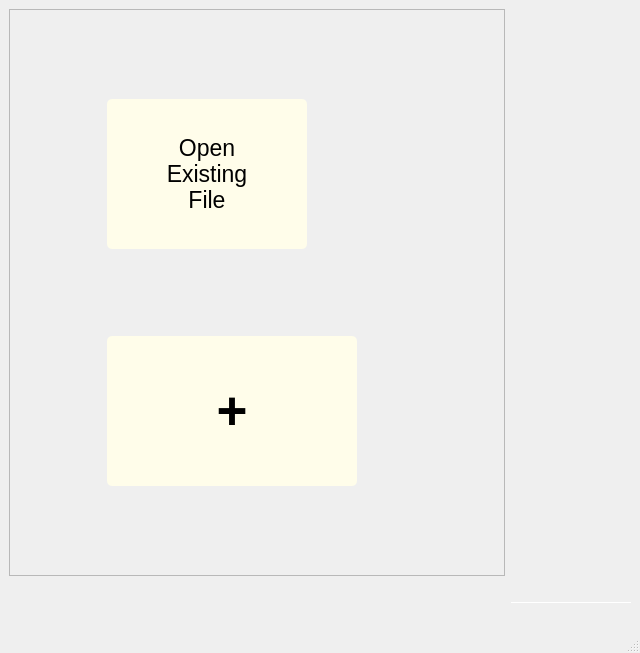
<?xml version="1.0" encoding="UTF-8"?>
<ui version="4.0">
 <class>MainWindow</class>
 <widget class="QMainWindow" name="MainWindow">
  <property name="geometry">
   <rect>
    <x>0</x>
    <y>0</y>
    <width>640</width>
    <height>653</height>
   </rect>
  </property>
  <property name="font">
   <font>
    <strikeout>false</strikeout>
   </font>
  </property>
  <property name="windowTitle">
   <string>MainWindow</string>
  </property>
  <property name="windowIcon">
   <iconset resource="../app_resources.qrc">
    <normaloff>:/images/GenBBS Logo.png</normaloff>:/images/GenBBS Logo.png</iconset>
  </property>
  <widget class="QWidget" name="centralwidget">
   <property name="sizePolicy">
    <sizepolicy hsizetype="Minimum" vsizetype="Minimum">
     <horstretch>0</horstretch>
     <verstretch>0</verstretch>
    </sizepolicy>
   </property>
   <layout class="QGridLayout" name="gridLayout_2">
    <property name="sizeConstraint">
     <enum>QLayout::SizeConstraint::SetMaximumSize</enum>
    </property>
    <item row="1" column="1">
     <widget class="QLabel" name="genBBSLogo">
      <property name="enabled">
       <bool>true</bool>
      </property>
      <property name="sizePolicy">
       <sizepolicy hsizetype="Maximum" vsizetype="Maximum">
        <horstretch>0</horstretch>
        <verstretch>0</verstretch>
       </sizepolicy>
      </property>
      <property name="minimumSize">
       <size>
        <width>120</width>
        <height>40</height>
       </size>
      </property>
      <property name="maximumSize">
       <size>
        <width>120</width>
        <height>120</height>
       </size>
      </property>
      <property name="palette">
       <palette>
        <active>
         <colorrole role="WindowText">
          <brush brushstyle="SolidPattern">
           <color alpha="255">
            <red>255</red>
            <green>255</green>
            <blue>255</blue>
           </color>
          </brush>
         </colorrole>
         <colorrole role="Button">
          <brush brushstyle="SolidPattern">
           <color alpha="255">
            <red>170</red>
            <green>0</green>
            <blue>0</blue>
           </color>
          </brush>
         </colorrole>
         <colorrole role="Light">
          <brush brushstyle="SolidPattern">
           <color alpha="255">
            <red>255</red>
            <green>0</green>
            <blue>0</blue>
           </color>
          </brush>
         </colorrole>
         <colorrole role="Midlight">
          <brush brushstyle="SolidPattern">
           <color alpha="255">
            <red>212</red>
            <green>0</green>
            <blue>0</blue>
           </color>
          </brush>
         </colorrole>
         <colorrole role="Dark">
          <brush brushstyle="SolidPattern">
           <color alpha="255">
            <red>85</red>
            <green>0</green>
            <blue>0</blue>
           </color>
          </brush>
         </colorrole>
         <colorrole role="Mid">
          <brush brushstyle="SolidPattern">
           <color alpha="255">
            <red>113</red>
            <green>0</green>
            <blue>0</blue>
           </color>
          </brush>
         </colorrole>
         <colorrole role="Text">
          <brush brushstyle="SolidPattern">
           <color alpha="255">
            <red>255</red>
            <green>255</green>
            <blue>255</blue>
           </color>
          </brush>
         </colorrole>
         <colorrole role="BrightText">
          <brush brushstyle="SolidPattern">
           <color alpha="255">
            <red>255</red>
            <green>255</green>
            <blue>255</blue>
           </color>
          </brush>
         </colorrole>
         <colorrole role="ButtonText">
          <brush brushstyle="SolidPattern">
           <color alpha="255">
            <red>255</red>
            <green>255</green>
            <blue>255</blue>
           </color>
          </brush>
         </colorrole>
         <colorrole role="Base">
          <brush brushstyle="SolidPattern">
           <color alpha="255">
            <red>170</red>
            <green>0</green>
            <blue>0</blue>
           </color>
          </brush>
         </colorrole>
         <colorrole role="Window">
          <brush brushstyle="SolidPattern">
           <color alpha="255">
            <red>170</red>
            <green>0</green>
            <blue>0</blue>
           </color>
          </brush>
         </colorrole>
         <colorrole role="Shadow">
          <brush brushstyle="SolidPattern">
           <color alpha="255">
            <red>0</red>
            <green>0</green>
            <blue>0</blue>
           </color>
          </brush>
         </colorrole>
         <colorrole role="AlternateBase">
          <brush brushstyle="SolidPattern">
           <color alpha="255">
            <red>212</red>
            <green>127</green>
            <blue>127</blue>
           </color>
          </brush>
         </colorrole>
         <colorrole role="ToolTipBase">
          <brush brushstyle="SolidPattern">
           <color alpha="255">
            <red>255</red>
            <green>255</green>
            <blue>220</blue>
           </color>
          </brush>
         </colorrole>
         <colorrole role="ToolTipText">
          <brush brushstyle="SolidPattern">
           <color alpha="255">
            <red>0</red>
            <green>0</green>
            <blue>0</blue>
           </color>
          </brush>
         </colorrole>
         <colorrole role="PlaceholderText">
          <brush brushstyle="SolidPattern">
           <color alpha="127">
            <red>0</red>
            <green>0</green>
            <blue>0</blue>
           </color>
          </brush>
         </colorrole>
         <colorrole role="Accent">
          <brush brushstyle="SolidPattern">
           <color alpha="255">
            <red>255</red>
            <green>255</green>
            <blue>255</blue>
           </color>
          </brush>
         </colorrole>
        </active>
        <inactive>
         <colorrole role="WindowText">
          <brush brushstyle="SolidPattern">
           <color alpha="255">
            <red>255</red>
            <green>255</green>
            <blue>255</blue>
           </color>
          </brush>
         </colorrole>
         <colorrole role="Button">
          <brush brushstyle="SolidPattern">
           <color alpha="255">
            <red>170</red>
            <green>0</green>
            <blue>0</blue>
           </color>
          </brush>
         </colorrole>
         <colorrole role="Light">
          <brush brushstyle="SolidPattern">
           <color alpha="255">
            <red>255</red>
            <green>0</green>
            <blue>0</blue>
           </color>
          </brush>
         </colorrole>
         <colorrole role="Midlight">
          <brush brushstyle="SolidPattern">
           <color alpha="255">
            <red>212</red>
            <green>0</green>
            <blue>0</blue>
           </color>
          </brush>
         </colorrole>
         <colorrole role="Dark">
          <brush brushstyle="SolidPattern">
           <color alpha="255">
            <red>85</red>
            <green>0</green>
            <blue>0</blue>
           </color>
          </brush>
         </colorrole>
         <colorrole role="Mid">
          <brush brushstyle="SolidPattern">
           <color alpha="255">
            <red>113</red>
            <green>0</green>
            <blue>0</blue>
           </color>
          </brush>
         </colorrole>
         <colorrole role="Text">
          <brush brushstyle="SolidPattern">
           <color alpha="255">
            <red>255</red>
            <green>255</green>
            <blue>255</blue>
           </color>
          </brush>
         </colorrole>
         <colorrole role="BrightText">
          <brush brushstyle="SolidPattern">
           <color alpha="255">
            <red>255</red>
            <green>255</green>
            <blue>255</blue>
           </color>
          </brush>
         </colorrole>
         <colorrole role="ButtonText">
          <brush brushstyle="SolidPattern">
           <color alpha="255">
            <red>255</red>
            <green>255</green>
            <blue>255</blue>
           </color>
          </brush>
         </colorrole>
         <colorrole role="Base">
          <brush brushstyle="SolidPattern">
           <color alpha="255">
            <red>170</red>
            <green>0</green>
            <blue>0</blue>
           </color>
          </brush>
         </colorrole>
         <colorrole role="Window">
          <brush brushstyle="SolidPattern">
           <color alpha="255">
            <red>170</red>
            <green>0</green>
            <blue>0</blue>
           </color>
          </brush>
         </colorrole>
         <colorrole role="Shadow">
          <brush brushstyle="SolidPattern">
           <color alpha="255">
            <red>0</red>
            <green>0</green>
            <blue>0</blue>
           </color>
          </brush>
         </colorrole>
         <colorrole role="AlternateBase">
          <brush brushstyle="SolidPattern">
           <color alpha="255">
            <red>212</red>
            <green>127</green>
            <blue>127</blue>
           </color>
          </brush>
         </colorrole>
         <colorrole role="ToolTipBase">
          <brush brushstyle="SolidPattern">
           <color alpha="255">
            <red>255</red>
            <green>255</green>
            <blue>220</blue>
           </color>
          </brush>
         </colorrole>
         <colorrole role="ToolTipText">
          <brush brushstyle="SolidPattern">
           <color alpha="255">
            <red>0</red>
            <green>0</green>
            <blue>0</blue>
           </color>
          </brush>
         </colorrole>
         <colorrole role="PlaceholderText">
          <brush brushstyle="SolidPattern">
           <color alpha="127">
            <red>0</red>
            <green>0</green>
            <blue>0</blue>
           </color>
          </brush>
         </colorrole>
         <colorrole role="Accent">
          <brush brushstyle="SolidPattern">
           <color alpha="255">
            <red>255</red>
            <green>255</green>
            <blue>255</blue>
           </color>
          </brush>
         </colorrole>
        </inactive>
        <disabled>
         <colorrole role="WindowText">
          <brush brushstyle="SolidPattern">
           <color alpha="255">
            <red>85</red>
            <green>0</green>
            <blue>0</blue>
           </color>
          </brush>
         </colorrole>
         <colorrole role="Button">
          <brush brushstyle="SolidPattern">
           <color alpha="255">
            <red>170</red>
            <green>0</green>
            <blue>0</blue>
           </color>
          </brush>
         </colorrole>
         <colorrole role="Light">
          <brush brushstyle="SolidPattern">
           <color alpha="255">
            <red>255</red>
            <green>0</green>
            <blue>0</blue>
           </color>
          </brush>
         </colorrole>
         <colorrole role="Midlight">
          <brush brushstyle="SolidPattern">
           <color alpha="255">
            <red>212</red>
            <green>0</green>
            <blue>0</blue>
           </color>
          </brush>
         </colorrole>
         <colorrole role="Dark">
          <brush brushstyle="SolidPattern">
           <color alpha="255">
            <red>85</red>
            <green>0</green>
            <blue>0</blue>
           </color>
          </brush>
         </colorrole>
         <colorrole role="Mid">
          <brush brushstyle="SolidPattern">
           <color alpha="255">
            <red>113</red>
            <green>0</green>
            <blue>0</blue>
           </color>
          </brush>
         </colorrole>
         <colorrole role="Text">
          <brush brushstyle="SolidPattern">
           <color alpha="255">
            <red>85</red>
            <green>0</green>
            <blue>0</blue>
           </color>
          </brush>
         </colorrole>
         <colorrole role="BrightText">
          <brush brushstyle="SolidPattern">
           <color alpha="255">
            <red>255</red>
            <green>255</green>
            <blue>255</blue>
           </color>
          </brush>
         </colorrole>
         <colorrole role="ButtonText">
          <brush brushstyle="SolidPattern">
           <color alpha="255">
            <red>85</red>
            <green>0</green>
            <blue>0</blue>
           </color>
          </brush>
         </colorrole>
         <colorrole role="Base">
          <brush brushstyle="SolidPattern">
           <color alpha="255">
            <red>170</red>
            <green>0</green>
            <blue>0</blue>
           </color>
          </brush>
         </colorrole>
         <colorrole role="Window">
          <brush brushstyle="SolidPattern">
           <color alpha="255">
            <red>170</red>
            <green>0</green>
            <blue>0</blue>
           </color>
          </brush>
         </colorrole>
         <colorrole role="Shadow">
          <brush brushstyle="SolidPattern">
           <color alpha="255">
            <red>0</red>
            <green>0</green>
            <blue>0</blue>
           </color>
          </brush>
         </colorrole>
         <colorrole role="AlternateBase">
          <brush brushstyle="SolidPattern">
           <color alpha="255">
            <red>170</red>
            <green>0</green>
            <blue>0</blue>
           </color>
          </brush>
         </colorrole>
         <colorrole role="ToolTipBase">
          <brush brushstyle="SolidPattern">
           <color alpha="255">
            <red>255</red>
            <green>255</green>
            <blue>220</blue>
           </color>
          </brush>
         </colorrole>
         <colorrole role="ToolTipText">
          <brush brushstyle="SolidPattern">
           <color alpha="255">
            <red>0</red>
            <green>0</green>
            <blue>0</blue>
           </color>
          </brush>
         </colorrole>
         <colorrole role="PlaceholderText">
          <brush brushstyle="SolidPattern">
           <color alpha="127">
            <red>85</red>
            <green>0</green>
            <blue>0</blue>
           </color>
          </brush>
         </colorrole>
         <colorrole role="Accent">
          <brush brushstyle="SolidPattern">
           <color alpha="255">
            <red>221</red>
            <green>0</green>
            <blue>0</blue>
           </color>
          </brush>
         </colorrole>
        </disabled>
       </palette>
      </property>
      <property name="font">
       <font>
        <family>Bernard MT</family>
        <pointsize>18</pointsize>
        <underline>false</underline>
        <strikeout>false</strikeout>
        <stylestrategy>PreferDefault</stylestrategy>
        <kerning>true</kerning>
       </font>
      </property>
      <property name="autoFillBackground">
       <bool>false</bool>
      </property>
      <property name="styleSheet">
       <string notr="true"/>
      </property>
      <property name="frameShape">
       <enum>QFrame::Shape::HLine</enum>
      </property>
      <property name="text">
       <string/>
      </property>
      <property name="textFormat">
       <enum>Qt::TextFormat::MarkdownText</enum>
      </property>
      <property name="pixmap">
       <pixmap resource="../app_resources.qrc">:/images/GenBBS Logo.png</pixmap>
      </property>
      <property name="scaledContents">
       <bool>true</bool>
      </property>
      <property name="alignment">
       <set>Qt::AlignmentFlag::AlignCenter</set>
      </property>
      <property name="textInteractionFlags">
       <set>Qt::TextInteractionFlag::NoTextInteraction</set>
      </property>
     </widget>
    </item>
    <item row="0" column="0">
     <layout class="QGridLayout" name="gridLayout" columnstretch="0" rowminimumheight="0">
      <item row="0" column="0">
       <widget class="QFrame" name="welcomeFrame">
        <property name="autoFillBackground">
         <bool>false</bool>
        </property>
        <property name="styleSheet">
         <string notr="true">#welcomeFrame {
	
	background-image: url(:/images/Reinf_Backdrop.jpeg);
    background-repeat: no-repeat;
    background-position: center;
    background-attachment: fixed;
}

QPushButton {
background-color :rgb(255, 253, 234);
border-radius: 5px;
color: black;
}

QPushButton:hover {
    background-color: rgb(229, 224, 174);
    color: white;
    border: 3pt solid rgb(170, 0, 0);
    border-radius: 6px;
}

</string>
        </property>
        <property name="frameShape">
         <enum>QFrame::Shape::StyledPanel</enum>
        </property>
        <property name="frameShadow">
         <enum>QFrame::Shadow::Raised</enum>
        </property>
        <layout class="QGridLayout" name="gridLayout_3">
         <property name="leftMargin">
          <number>50</number>
         </property>
         <property name="rightMargin">
          <number>100</number>
         </property>
         <item row="0" column="1">
          <spacer name="vSpacer0_1">
           <property name="orientation">
            <enum>Qt::Orientation::Vertical</enum>
           </property>
           <property name="sizeHint" stdset="0">
            <size>
             <width>20</width>
             <height>40</height>
            </size>
           </property>
          </spacer>
         </item>
         <item row="3" column="2">
          <spacer name="hSpacer0_2">
           <property name="orientation">
            <enum>Qt::Orientation::Horizontal</enum>
           </property>
           <property name="sizeHint" stdset="0">
            <size>
             <width>40</width>
             <height>20</height>
            </size>
           </property>
          </spacer>
         </item>
         <item row="1" column="1">
          <widget class="QPushButton" name="crExistingFile">
           <property name="enabled">
            <bool>true</bool>
           </property>
           <property name="sizePolicy">
            <sizepolicy hsizetype="Maximum" vsizetype="Maximum">
             <horstretch>0</horstretch>
             <verstretch>0</verstretch>
            </sizepolicy>
           </property>
           <property name="minimumSize">
            <size>
             <width>200</width>
             <height>150</height>
            </size>
           </property>
           <property name="maximumSize">
            <size>
             <width>200</width>
             <height>250</height>
            </size>
           </property>
           <property name="baseSize">
            <size>
             <width>100</width>
             <height>100</height>
            </size>
           </property>
           <property name="font">
            <font>
             <family>Segoe UI</family>
             <pointsize>17</pointsize>
             <bold>false</bold>
             <strikeout>false</strikeout>
            </font>
           </property>
           <property name="autoFillBackground">
            <bool>false</bool>
           </property>
           <property name="styleSheet">
            <string notr="true"/>
           </property>
           <property name="text">
            <string>Open 
Existing 
File</string>
           </property>
           <property name="iconSize">
            <size>
             <width>20</width>
             <height>20</height>
            </size>
           </property>
          </widget>
         </item>
         <item row="3" column="0">
          <spacer name="hSpacer0_1">
           <property name="orientation">
            <enum>Qt::Orientation::Horizontal</enum>
           </property>
           <property name="sizeHint" stdset="0">
            <size>
             <width>40</width>
             <height>20</height>
            </size>
           </property>
          </spacer>
         </item>
         <item row="3" column="1">
          <widget class="QPushButton" name="crNewFile">
           <property name="sizePolicy">
            <sizepolicy hsizetype="Minimum" vsizetype="Preferred">
             <horstretch>0</horstretch>
             <verstretch>0</verstretch>
            </sizepolicy>
           </property>
           <property name="minimumSize">
            <size>
             <width>250</width>
             <height>150</height>
            </size>
           </property>
           <property name="maximumSize">
            <size>
             <width>250</width>
             <height>250</height>
            </size>
           </property>
           <property name="baseSize">
            <size>
             <width>100</width>
             <height>100</height>
            </size>
           </property>
           <property name="font">
            <font>
             <family>Segoe UI</family>
             <pointsize>40</pointsize>
             <bold>true</bold>
             <strikeout>false</strikeout>
            </font>
           </property>
           <property name="contextMenuPolicy">
            <enum>Qt::ContextMenuPolicy::ActionsContextMenu</enum>
           </property>
           <property name="layoutDirection">
            <enum>Qt::LayoutDirection::LeftToRight</enum>
           </property>
           <property name="autoFillBackground">
            <bool>false</bool>
           </property>
           <property name="styleSheet">
            <string notr="true"/>
           </property>
           <property name="text">
            <string>+</string>
           </property>
           <property name="checkable">
            <bool>true</bool>
           </property>
           <property name="autoDefault">
            <bool>false</bool>
           </property>
           <property name="default">
            <bool>false</bool>
           </property>
           <property name="flat">
            <bool>false</bool>
           </property>
          </widget>
         </item>
         <item row="4" column="1">
          <spacer name="vSpacer0_3">
           <property name="orientation">
            <enum>Qt::Orientation::Vertical</enum>
           </property>
           <property name="sizeType">
            <enum>QSizePolicy::Policy::Expanding</enum>
           </property>
           <property name="sizeHint" stdset="0">
            <size>
             <width>10</width>
             <height>40</height>
            </size>
           </property>
          </spacer>
         </item>
         <item row="2" column="1">
          <spacer name="vSpacer0_2">
           <property name="orientation">
            <enum>Qt::Orientation::Vertical</enum>
           </property>
           <property name="sizeHint" stdset="0">
            <size>
             <width>20</width>
             <height>40</height>
            </size>
           </property>
          </spacer>
         </item>
        </layout>
       </widget>
      </item>
     </layout>
    </item>
   </layout>
  </widget>
  <widget class="QMenuBar" name="menubar">
   <property name="geometry">
    <rect>
     <x>0</x>
     <y>0</y>
     <width>640</width>
     <height>22</height>
    </rect>
   </property>
  </widget>
  <widget class="QStatusBar" name="statusbar"/>
 </widget>
 <resources>
  <include location="../app_resources.qrc"/>
 </resources>
 <connections/>
</ui>
